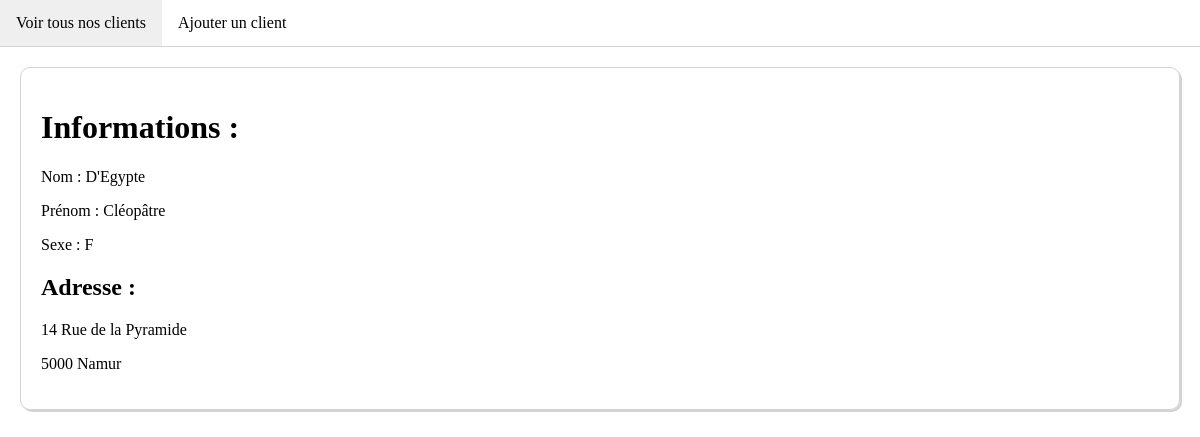
Screenshot of /read.php?id=3 with the database file from the repository.
### tables this page shows
CREATE TABLE `personne` (
  `id` int(11) NOT NULL,
  `nom` varchar(60) NOT NULL,
  `prenom` varchar(60) NOT NULL,
  `sexe` varchar(1) NOT NULL,
  `ad_rue` varchar(60) NOT NULL,
  `ad_num` varchar(10) NOT NULL,
  `ad_cp` int(11) NOT NULL,
  `ad_ville` varchar(60) NOT NULL
);

### read.php (the view, shortened to what this page needs)
<?php
$details = "";
if ( isset($_GET['id']) ) {
    try {
        include('database.php');
        $query = "SELECT * FROM personne WHERE id = :id";
        $obj = $pdo->prepare($query);
        $obj->execute(array(
            ':id' => $_GET['id']
        ));
        $personne = $obj->fetchAll();
        if ( count($personne) == 1) {
            foreach($personne as $p) {
                $details .= "<div class='details'>";
                $details .= "<h1>Informations : </h1>";
                $details .= "<p>Nom : {$p["nom"]}</p>";
                $details .= "<p>Prénom : {$p["prenom"]}</p>";
                $details .= "<p>Sexe : {$p["sexe"]}</p>";
                $details .= "<h2>Adresse : </h2>";
                $details .= "<p>{$p["ad_num"]} {$p["ad_rue"]}</p>";
                $details .= "<p>{$p["ad_cp"]} {$p["ad_ville"]}</p>";
                $details .= "</div>";
            }
        }
        else {
            $details .= "<h2>Personne non trouvée.</h2>";
        }
    } catch (PDOException $e) {
        $error = "<p class='ErrorMessage'>" . $e->getMessage() . "</p>";
    }
} else {
    $error = "<p class='ErrorMessage'>Vous ne pouvez pas accéder à ces détails.</p>";
}
?>
<!DOCTYPE html>
<html>
<head>
    <link rel="stylesheet" href="style.css">
</head>
<body>
<?php include("menu.php"); ?>
    <div class="container">
    <?= $details; ?>
    </div>
</body>
</html>

### style.css (style rules this page uses)
html, body { margin: 0; padding: 0; }
.container { padding: 20px; }
.details { min-height: 80%; border: 1px solid lightgrey; border-radius: 10px; box-shadow: 2px 2px 0 0 lightgrey; padding: 20px; }

### rows the page displays
personne: nom "D'Egypte", prenom "Cléopâtre", sexe "F", ad_num "14", ad_rue "Rue de la Pyramide", ad_cp "5000", ad_ville "Namur"
